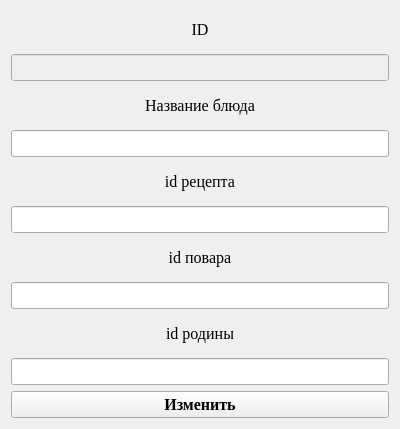
<?xml version="1.0" encoding="UTF-8"?>
<ui version="4.0">
 <class>izmenenie</class>
 <widget class="QWidget" name="izmenenie">
  <property name="geometry">
   <rect>
    <x>0</x>
    <y>0</y>
    <width>400</width>
    <height>429</height>
   </rect>
  </property>
  <property name="windowTitle">
   <string>Form</string>
  </property>
  <layout class="QGridLayout" name="gridLayout">
   <item row="5" column="0">
    <widget class="QLabel" name="label_2">
     <property name="font">
      <font>
       <family>Times New Roman</family>
       <pointsize>12</pointsize>
      </font>
     </property>
     <property name="text">
      <string>id рецепта</string>
     </property>
     <property name="alignment">
      <set>Qt::AlignCenter</set>
     </property>
    </widget>
   </item>
   <item row="8" column="0">
    <widget class="QLineEdit" name="lineEdit_4">
     <property name="font">
      <font>
       <family>Times New Roman</family>
       <pointsize>12</pointsize>
      </font>
     </property>
     <property name="alignment">
      <set>Qt::AlignCenter</set>
     </property>
    </widget>
   </item>
   <item row="1" column="0">
    <widget class="QLineEdit" name="lineEdit_3">
     <property name="enabled">
      <bool>false</bool>
     </property>
     <property name="font">
      <font>
       <family>Times New Roman</family>
       <pointsize>12</pointsize>
      </font>
     </property>
     <property name="alignment">
      <set>Qt::AlignCenter</set>
     </property>
    </widget>
   </item>
   <item row="10" column="0">
    <widget class="QLineEdit" name="lineEdit_5">
     <property name="font">
      <font>
       <family>Times New Roman</family>
       <pointsize>12</pointsize>
      </font>
     </property>
     <property name="alignment">
      <set>Qt::AlignCenter</set>
     </property>
    </widget>
   </item>
   <item row="7" column="0">
    <widget class="QLabel" name="label_4">
     <property name="font">
      <font>
       <family>Times New Roman</family>
       <pointsize>12</pointsize>
      </font>
     </property>
     <property name="text">
      <string>id повара</string>
     </property>
     <property name="alignment">
      <set>Qt::AlignCenter</set>
     </property>
    </widget>
   </item>
   <item row="9" column="0">
    <widget class="QLabel" name="label_5">
     <property name="font">
      <font>
       <family>Times New Roman</family>
       <pointsize>12</pointsize>
      </font>
     </property>
     <property name="text">
      <string>id родины</string>
     </property>
     <property name="alignment">
      <set>Qt::AlignCenter</set>
     </property>
    </widget>
   </item>
   <item row="4" column="0">
    <widget class="QLineEdit" name="lineEdit">
     <property name="font">
      <font>
       <family>Times New Roman</family>
       <pointsize>12</pointsize>
      </font>
     </property>
     <property name="alignment">
      <set>Qt::AlignCenter</set>
     </property>
    </widget>
   </item>
   <item row="11" column="0">
    <widget class="QPushButton" name="pushButton">
     <property name="font">
      <font>
       <family>Times New Roman</family>
       <pointsize>12</pointsize>
       <weight>75</weight>
       <bold>true</bold>
      </font>
     </property>
     <property name="text">
      <string>Изменить</string>
     </property>
    </widget>
   </item>
   <item row="6" column="0">
    <widget class="QLineEdit" name="lineEdit_2">
     <property name="font">
      <font>
       <family>Times New Roman</family>
       <pointsize>12</pointsize>
      </font>
     </property>
     <property name="alignment">
      <set>Qt::AlignCenter</set>
     </property>
    </widget>
   </item>
   <item row="0" column="0">
    <widget class="QLabel" name="label_3">
     <property name="font">
      <font>
       <family>Times New Roman</family>
       <pointsize>12</pointsize>
      </font>
     </property>
     <property name="text">
      <string>ID</string>
     </property>
     <property name="alignment">
      <set>Qt::AlignCenter</set>
     </property>
    </widget>
   </item>
   <item row="3" column="0">
    <widget class="QLabel" name="label">
     <property name="font">
      <font>
       <family>Times New Roman</family>
       <pointsize>12</pointsize>
      </font>
     </property>
     <property name="text">
      <string>Название блюда</string>
     </property>
     <property name="alignment">
      <set>Qt::AlignCenter</set>
     </property>
    </widget>
   </item>
  </layout>
 </widget>
 <resources/>
 <connections/>
</ui>
